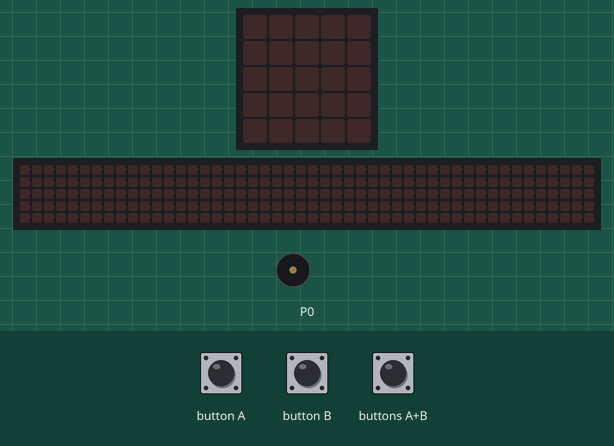
Bench run of a program on a simulated BBC micro:bit (MakeCode). On the bench: the board's 5×5 LED display, a strip that is not on the board, showing the scrolling text unrolled, buzzer (waves = sounding). The test bench sets the inputs (shaded band). The 48×5 strip is a reading aid, not a part: it shows the text the display is scrolling, unrolled, one strip-width of it at a time.

Above: at 1.2 s.
1.3 s: button A pressed for 0.15 s
At 1.52 s:
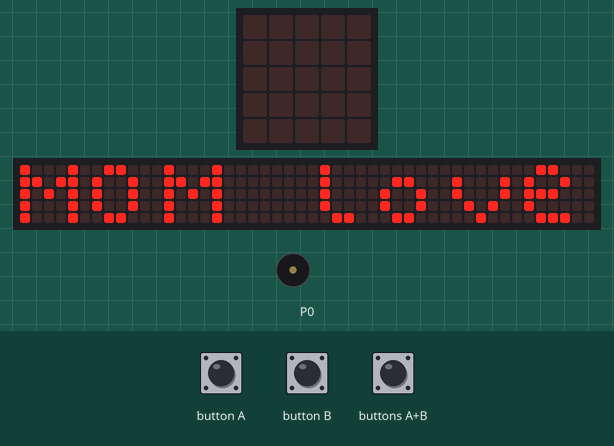
4.3 s: buttons A+B pressed for 0.15 s
7.4 s: button A pressed for 0.15 s
At 10.22 s:
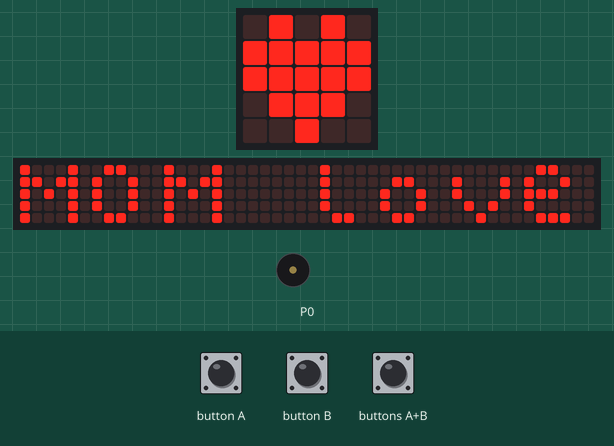
10.5 s: button B pressed for 0.15 s
At 13.9 s:
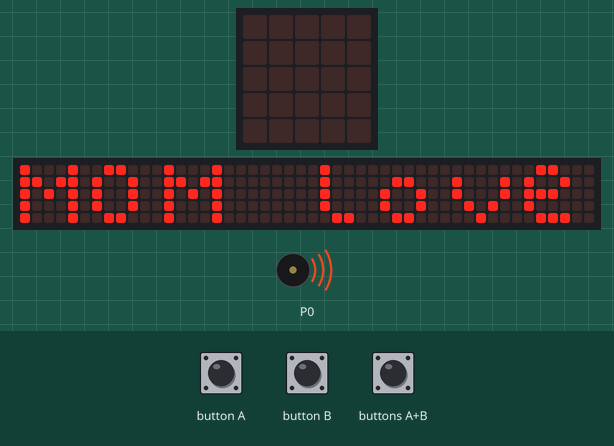
Timing chart, 0 to 15.7 s (numbered marks = the images above; inputs shaded):
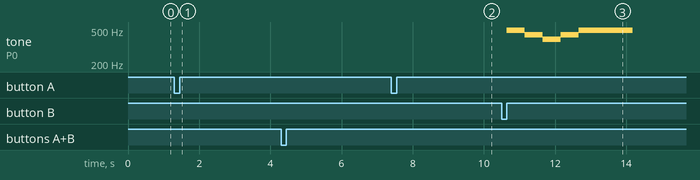

Measured:
- after the input at 1.3 s, the display: changes after 0.15 s (image 1)
- after the input at 7.4 s, the display: first differs from a run without the input after 2.8 s (image 2)
- after the input at 10.5 s, tone on P0: plays 494 Hz for 0.51 s, 440 Hz for 0.51 s, 392 Hz for 0.51 s, 440 Hz for 0.51 s, 494 Hz for 1.5 s, starting after 0.15 s
- what the display in image 3 shows lasts 0.6 s, from 13.5 s to 14.1 s

The program:

main.ts
```typescript
input.onButtonPressed(Button.A, function () {
    basic.showString("MOM love")
    basic.showIcon(IconNames.Heart)
})
input.onButtonPressed(Button.AB, function () {
    for (let index = 0; index < 1e+36; index++) {
        basic.showString("DED IOVE")
        basic.showIcon(IconNames.Heart)
    }
})
input.onButtonPressed(Button.B, function () {
    music.play(music.stringPlayable("B A G A B B B - ", 120), music.PlaybackMode.UntilDone)
})
```

test.ts
```typescript
// 테스트는 여기로 이동합니다; 이 패키지가 확장으로 사용될 때 컴파일되지 않을 것 입니다.
```
